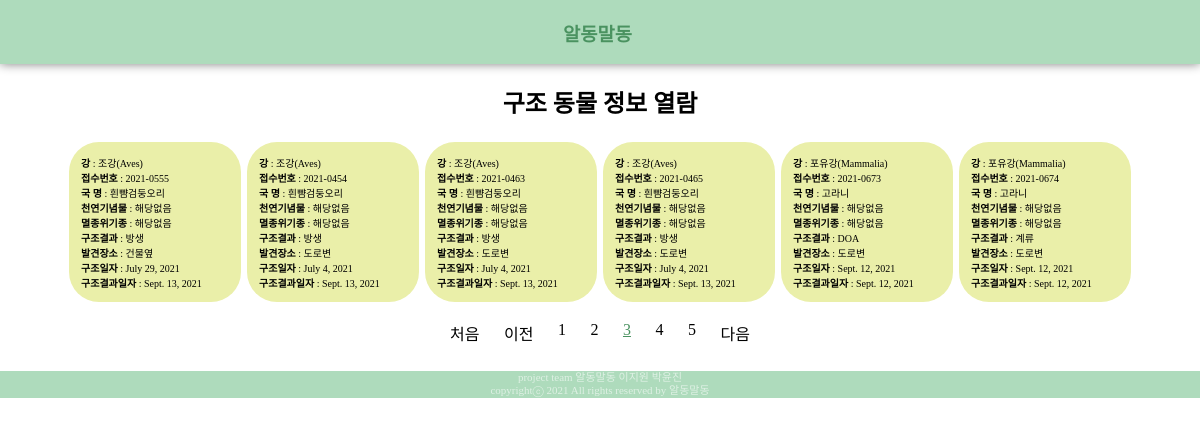
/sub1/rescue/?page=3, run on the app's committed database.
### sub1app/models.py (models this page shows, shortened)
class AnimalInfo(models.Model):
    animal_class = models.CharField(max_length=50)#강
    infoNum = models.CharField(max_length=50)#접수번호
    name = models.CharField(max_length=50)#국명
    natural = models.CharField(max_length=50) #천연기념물여부
    endangered = models.CharField(max_length=50)#멸종위기종여부
    date_rescue = models.DateField()#구조일자
    date_result = models.DateField()#구조결과일자
    result = models.CharField(max_length=50)#구조결과
    discoverd_place = models.CharField(max_length=50)#발견장소

### sub1app/views.py (the view)
# urls.py: path('rescue/', views.rescue, name='rescue'),
def rescue(request):
    context={}
    contents = AnimalInfo.objects.all().order_by('-date_result', '-date_rescue')
    page = request.GET.get('page', 1) #페이지 디폴트 값1
    paginator = Paginator(contents, 6)
    page_obj = paginator.get_page(page)
    context['data'] = page_obj
    return render(request,'sub1app/rescue.html', context)

### sub1app/templates/sub1app/rescue.html
{% extends 'base.html' %}
{% load static %}
{% block style %}
    <link rel="stylesheet" href="{% static 'sub1app/rescue.css' %}"  type='text/css'>
{% endblock %}
{% block content %}
    <h2>구조 동물 정보 열람</h2>
    <div class="container">
        {% for datum in data %}
        <div class="inbox">
            <span><b>강</b> : {{datum.animal_class}}<br></span>
            <span><b>접수번호</b> : {{datum.infoNum}}<br></span>
            <span><b>국 명</b> : {{datum.name}}<br></span>
            <span><b>천연기념물</b> : {{datum.natural}}<br></span>
            <span><b>멸종위기종</b> : {{datum.endangered}}<br></span>
            <span><b>구조결과</b> : {{datum.result}}<br></span>
            <span><b>발견장소</b> : {{datum.discoverd_place}}<br></span>
            <span><b>구조일자</b> : {{datum.date_rescue}}<br></span>
            <span><b>구조결과일자</b> : {{datum.date_result}}<br></span>
        </div>
        {% endfor %}
    </div>
    <div class="pages">
        <ul class="pagination">
            <li class="page-item">
                <a class="page-link" href="?page=1">처음</a>
            </li>
            {% if results.has_previous %}
            <li class="page-item">
                <a class="page-link" href="?page={{ data.previous_page_number }}">이전</a>
            </li>
            {% else %}
            <li class="page-item">
                <a class="page-link" tabindex="-1" aria-disabled="true" href="#">이전</a>
            </li>
            {% endif %}
            {% for page_number in data.paginator.page_range %}
                {% if page_number >= data.number|add:-2 and page_number <= data.number|add:2 %}
                    {% if page_number == data.number %}
                    <li class="page-item-active">
                        <a class="page-link" href="?page={{ page_number }}">{{ page_number }}</a>
                    </li>
                    {% else %}
                    <li class="page-item">
                        <a class="page-link" href="?page={{ page_number }}">{{ page_number }}</a>
                    </li>
                    {% endif %}
                {% endif %}
            {% endfor %}
            {% if results.has_next %}
            <li class="page-item">
                <a class="page-link" href="?page={{ data.next_page_number }}">다음</a>
            </li>
            {% else %}
            <li class="page-item">
                <a class="page-link" tabindex="-1" aria-disabled="true" href="#">다음</a>
            </li>
            {% endif %}
        </ul>
    </div>
{% endblock %}

### static/base.css (style rules this page uses)
body { margin: 0px; background-color:white; font-family: 'SCDream'; }

### sub1app/static/sub1app/rescue.css (style rules this page uses)
.inbox { border-radius:30px; width: 160px; height: 160px; display: flex; margin: 3px; padding-left: 3px; flex-direction: column; justify-content: center; font-size:10px; background:#EAEFA9; padding-left:12px; }
.container { display: flex; align-items: center; justify-content: center; flex-wrap:wrap; }
.pagination { display:flex; width: 300px; justify-content: space-between; list-style-type: none; padding-inline-start: 0px; }
.page-link { color: black; text-decoration-line: none; }
.page-item-active a { color: #4A9260; text-decoration-line: underline; }

### data on the page
AnimalInfo: animal_class "조강(Aves)", infoNum "2021-0555", name "흰뺨검둥오리", natural "해당없음", endangered "해당없음", result "방생", discoverd_place "건물옆", date_rescue "July 29, 2021", date_result "Sept. 13, 2021"
AnimalInfo: animal_class "조강(Aves)", infoNum "2021-0454", name "흰뺨검둥오리", natural "해당없음", endangered "해당없음", result "방생", discoverd_place "도로변", date_rescue "July 4, 2021", date_result "Sept. 13, 2021"
AnimalInfo: animal_class "조강(Aves)", infoNum "2021-0463", name "흰뺨검둥오리", natural "해당없음", endangered "해당없음", result "방생", discoverd_place "도로변", date_rescue "July 4, 2021", date_result "Sept. 13, 2021"
AnimalInfo: animal_class "조강(Aves)", infoNum "2021-0465", name "흰뺨검둥오리", natural "해당없음", endangered "해당없음", result "방생", discoverd_place "도로변", date_rescue "July 4, 2021", date_result "Sept. 13, 2021"
AnimalInfo: animal_class "포유강(Mammalia)", infoNum "2021-0673", name "고라니", natural "해당없음", endangered "해당없음", result "DOA", discoverd_place "도로변", date_rescue "Sept. 12, 2021", date_result "Sept. 12, 2021"
AnimalInfo: animal_class "포유강(Mammalia)", infoNum "2021-0674", name "고라니", natural "해당없음", endangered "해당없음", result "계류", discoverd_place "도로변", date_rescue "Sept. 12, 2021", date_result "Sept. 12, 2021"

### other printed values
{{ page_number }} "1" "2" "4" "5"
{{ page_number }} "3"
